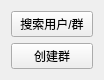
<?xml version="1.0" encoding="UTF-8"?>
<ui version="4.0">
 <class>AddButtonPage</class>
 <widget class="QWidget" name="AddButtonPage">
  <property name="geometry">
   <rect>
    <x>0</x>
    <y>0</y>
    <width>104</width>
    <height>72</height>
   </rect>
  </property>
  <property name="windowTitle">
   <string>AddButtonPage</string>
  </property>
  <property name="autoFillBackground">
   <bool>true</bool>
  </property>
  <layout class="QVBoxLayout" name="verticalLayout">
   <item>
    <widget class="QPushButton" name="search">
     <property name="text">
      <string>搜索用户/群</string>
     </property>
    </widget>
   </item>
   <item>
    <widget class="QPushButton" name="createGroup">
     <property name="text">
      <string>创建群</string>
     </property>
    </widget>
   </item>
  </layout>
 </widget>
 <resources/>
 <connections/>
</ui>
